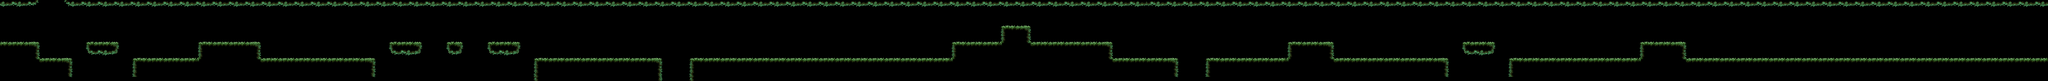

A 2D game scene composited from a Tiled map and its tileset images. What follows is a short description and the map's XML, with each tile layer's data collapsed to a summary:
An orthogonal 500x20 tile map with 32x32 px tiles, 2 tile layers (Ground, Platform), 2 tilesets and 185 objects.

<map version="1.5" tiledversion="1.7.1" orientation="orthogonal" renderorder="right-down" width="500" height="20" tilewidth="32" tileheight="32" infinite="0" nextlayerid="20" nextobjectid="507">
 <editorsettings>
  <export target="map-01.json" format="json" />
 </editorsettings>
 <tileset firstgid="1" name="tileset" tilewidth="32" tileheight="32" tilecount="784" columns="28">
  <image source="Mossy - TileSet.png" width="896" height="896" />
 </tileset>
 <tileset firstgid="785" name="scene_decoration" tilewidth="370" tileheight="375" tilecount="43" columns="0">
  <grid orientation="orthogonal" width="1" height="1" />
  <tile id="0">
   <image source="../Branch_Leaf_1.png" />
  </tile>
  <tile id="1">
   <image source="../Branch_Leaf_2.png" />
  </tile>
  <tile id="2">
   <image source="../Branch_Leaf_3.png" />
  </tile>
  <tile id="3">
   <image source="../Fern_1.png" />
  </tile>
  <tile id="4">
   <image source="../Fern_2.png" />
  </tile>
  <tile id="5">
   <image source="../Grass_1.png" />
  </tile>
  <tile id="6">
   <image source="../Grass_2.png" />
  </tile>
  <tile id="7">
   <image source="../Grass_3.png" />
  </tile>
  <tile id="8">
   <image source="../Grass_4.png" />
  </tile>
  <tile id="9">
   <image source="../Grass_5.png" />
  </tile>
  <tile id="10">
   <image source="../Grass_6.png" />
  </tile>
  <tile id="11">
   <image source="../Grass_7.png" />
  </tile>
  <tile id="12">
   <image source="../Large_Hill_1.png" />
  </tile>
  <tile id="13">
   <image source="../Large_Hill_2.png" />
  </tile>
  <tile id="14">
   <image source="../Large_Hill_3.png" />
  </tile>
  <tile id="15">
   <image source="../Leaf_1.png" />
  </tile>
  <tile id="16">
   <image source="../Leaf_2.png" />
  </tile>
  <tile id="17">
   <image source="../Leaf_3.png" />
  </tile>
  <tile id="18">
   <image source="../Leaf_Half.png" />
  </tile>
  <tile id="19">
   <image source="../Leaf_Small.png" />
  </tile>
  <tile id="20">
   <image source="../Moss_1.png" />
  </tile>
  <tile id="21">
   <image source="../Moss_2.png" />
  </tile>
  <tile id="22">
   <image source="../Moss_3.png" />
  </tile>
  <tile id="23">
   <image source="../Moss_4.png" />
  </tile>
  <tile id="24">
   <image source="../Moss_5.png" />
  </tile>
  <tile id="25">
   <image source="../Moss_6.png" />
  </tile>
  <tile id="26">
   <image source="../Rock_1.png" />
  </tile>
  <tile id="27">
   <image source="../Rock_2.png" />
  </tile>
  <tile id="28">
   <image source="../Rock_3.png" />
  </tile>
  <tile id="29">
   <image source="../Small_Hill_1.png" />
  </tile>
  <tile id="30">
   <image source="../Small_Hill_2.png" />
  </tile>
  <tile id="31">
   <image source="../Small_Hill_3.png" />
  </tile>
  <tile id="32">
   <image source="../Small_Hill_4.png" />
  </tile>
  <tile id="33">
   <image source="../Thorn_1.png" />
  </tile>
  <tile id="34">
   <image source="../Thorn_2.png" />
  </tile>
  <tile id="35">
   <image source="../Thorn_3.png" />
  </tile>
  <tile id="36">
   <image source="../Thorn_4.png" />
  </tile>
  <tile id="37">
   <image source="../Thorn_5.png" />
  </tile>
  <tile id="38">
   <image source="../Thorn_6.png" />
  </tile>
  <tile id="39">
   <image source="../Branch_1.png" />
  </tile>
  <tile id="40">
   <image source="../Branch_2.png" />
  </tile>
  <tile id="41">
   <image source="../Branch_3.png" />
  </tile>
  <tile id="42">
   <image source="../Branch_4.png" />
  </tile>
 </tileset>
 <objectgroup id="15" name="Hanging">
  <object id="54" gid="804" x="31" y="216" width="74" height="204" />
  <object id="121" gid="788" x="66" y="296" width="116" height="344" />
  <object id="160" gid="789" x="830" y="144" width="116" height="344" />
  <object id="162" gid="788" x="866" y="174" width="116" height="344" />
  <object id="322" gid="789" x="8452.67" y="276" width="116" height="344" />
  <object id="332" gid="789" x="9482" y="280" width="116" height="344" />
  <object id="354" gid="801" x="10585" y="236" width="90" height="244" />
  <object id="355" gid="804" x="10639" y="176" width="74" height="204" />
  <object id="456" gid="788" x="12945.9" y="233.818" width="116" height="344" />
  <object id="457" gid="789" x="13013.3" y="178.303" width="54.6667" height="162.115" />
 </objectgroup>
 <objectgroup id="17" name="Thorn">
  <object id="70" gid="822" x="516.667" y="693.636" width="304" height="200" />
  <object id="71" gid="821" x="726.667" y="701.667" width="228" height="210" />
  <object id="73" gid="818" x="627" y="669" width="368" height="154" />
  <object id="74" gid="822" x="410" y="692" width="304" height="200" />
  <object id="84" gid="821" x="854" y="704" width="228" height="210" />
  <object id="245" gid="822" x="2913.09" y="696.075" width="304" height="200" />
  <object id="246" gid="821" x="3123.09" y="704.106" width="228" height="210" />
  <object id="247" gid="818" x="3023.42" y="671.439" width="368" height="154" />
  <object id="248" gid="822" x="2806.42" y="694.439" width="304" height="200" />
  <object id="249" gid="821" x="3250.42" y="706.439" width="228" height="210" />
  <object id="250" gid="822" x="3352.55" y="704.527" width="304" height="200" rotation="359.462" />
  <object id="251" gid="821" x="3562.61" y="710.586" width="228" height="210" rotation="359.462" />
  <object id="252" gid="818" x="3462.64" y="678.856" width="368" height="154" rotation="359.462" />
  <object id="253" gid="822" x="3245.87" y="703.892" width="304" height="200" rotation="359.462" />
  <object id="254" gid="821" x="3689.96" y="711.724" width="228" height="210" rotation="359.462" />
  <object id="272" gid="821" x="3838.71" y="712.591" width="228" height="210" rotation="359.268" />
  <object id="273" gid="822" x="3940.81" y="709.373" width="304" height="200" rotation="358.73" />
  <object id="276" gid="822" x="3834.13" y="710.102" width="304" height="200" rotation="358.73" />
  <object id="324" gid="818" x="9125.33" y="629" width="368" height="154" />
  <object id="325" gid="818" x="9501.85" y="461.821" width="368" height="154" rotation="177.534" />
  <object id="346" gid="822" x="11266.7" y="676.136" width="304" height="200" />
  <object id="347" gid="821" x="11476.7" y="684.167" width="228" height="210" />
  <object id="348" gid="818" x="11377" y="651.5" width="368" height="154" />
  <object id="349" gid="822" x="11160" y="674.5" width="304" height="200" />
  <object id="350" gid="821" x="11604" y="686.5" width="228" height="210" />
  <object id="396" gid="822" x="5094.17" y="706.303" width="304" height="200" />
  <object id="397" gid="821" x="5304.17" y="714.333" width="228" height="210" />
  <object id="398" gid="818" x="5204.5" y="681.666" width="368" height="154" />
  <object id="399" gid="822" x="4987.5" y="704.666" width="304" height="200" />
 </objectgroup>
 <objectgroup id="19" name="Branch">
  <object id="414" gid="827" x="7859.84" y="323.139" width="60" height="375" rotation="13.2452" />
  <object id="415" gid="826" x="7892" y="294" width="103" height="366" />
  <object id="416" gid="825" x="7955" y="311" width="103" height="366" />
  <object id="417" gid="824" x="7806" y="295" width="103" height="366" />
  <object id="422" gid="826" x="4829" y="341" width="103" height="366" />
  <object id="423" gid="826" x="4789" y="641" width="103" height="366" />
  <object id="424" gid="825" x="4731" y="347" width="103" height="366" />
  </objectgroup>
 <objectgroup id="16" name="Plant">
  <!-- 125 objects omitted --></objectgroup>
 <layer id="1" name="Ground" width="500" height="20">
  <data>[10000 cells, 3590 non-empty, 131 distinct tile ids]</data>
 </layer>
 <layer id="4" name="Platform" width="500" height="20">
  <data>[10000 cells, 192 non-empty, 48 distinct tile ids]</data>
 </layer>
 <objectgroup id="18" name="Rock">
  <!-- 109 objects omitted --></objectgroup>
 <objectgroup id="11" name="Hill">
  <!-- 94 objects omitted --></objectgroup>
</map>
<!-- 139 of 185 objects omitted -->